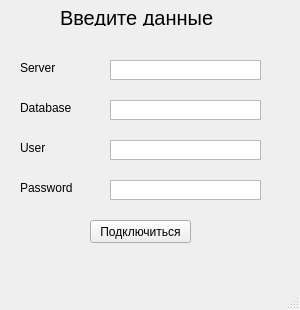
<?xml version="1.0" encoding="UTF-8"?>
<ui version="4.0">
 <class>database_window</class>
 <widget class="QMainWindow" name="database_window">
  <property name="geometry">
   <rect>
    <x>0</x>
    <y>0</y>
    <width>300</width>
    <height>310</height>
   </rect>
  </property>
  <property name="windowTitle">
   <string>MainWindow</string>
  </property>
  <widget class="QWidget" name="centralwidget">
   <widget class="QLabel" name="label_5">
    <property name="geometry">
     <rect>
      <x>60</x>
      <y>10</y>
      <width>161</width>
      <height>16</height>
     </rect>
    </property>
    <property name="font">
     <font>
      <pointsize>15</pointsize>
     </font>
    </property>
    <property name="text">
     <string>Введите данные</string>
    </property>
   </widget>
   <widget class="QPlainTextEdit" name="User">
    <property name="geometry">
     <rect>
      <x>110</x>
      <y>140</y>
      <width>151</width>
      <height>20</height>
     </rect>
    </property>
    <property name="font">
     <font>
      <pointsize>10</pointsize>
     </font>
    </property>
    <property name="verticalScrollBarPolicy">
     <enum>Qt::ScrollBarPolicy::ScrollBarAlwaysOff</enum>
    </property>
   </widget>
   <widget class="QPushButton" name="pushButton">
    <property name="geometry">
     <rect>
      <x>90</x>
      <y>220</y>
      <width>101</width>
      <height>23</height>
     </rect>
    </property>
    <property name="text">
     <string>Подключиться</string>
    </property>
   </widget>
   <widget class="QPlainTextEdit" name="Name">
    <property name="geometry">
     <rect>
      <x>110</x>
      <y>100</y>
      <width>151</width>
      <height>20</height>
     </rect>
    </property>
    <property name="font">
     <font>
      <pointsize>10</pointsize>
     </font>
    </property>
    <property name="verticalScrollBarPolicy">
     <enum>Qt::ScrollBarPolicy::ScrollBarAlwaysOff</enum>
    </property>
   </widget>
   <widget class="QLabel" name="label_3">
    <property name="geometry">
     <rect>
      <x>20</x>
      <y>140</y>
      <width>56</width>
      <height>15</height>
     </rect>
    </property>
    <property name="text">
     <string>User</string>
    </property>
   </widget>
   <widget class="QPlainTextEdit" name="Server">
    <property name="geometry">
     <rect>
      <x>110</x>
      <y>60</y>
      <width>151</width>
      <height>20</height>
     </rect>
    </property>
    <property name="font">
     <font>
      <pointsize>10</pointsize>
     </font>
    </property>
    <property name="verticalScrollBarPolicy">
     <enum>Qt::ScrollBarPolicy::ScrollBarAlwaysOff</enum>
    </property>
   </widget>
   <widget class="QLabel" name="label_4">
    <property name="geometry">
     <rect>
      <x>20</x>
      <y>180</y>
      <width>61</width>
      <height>16</height>
     </rect>
    </property>
    <property name="text">
     <string>Password</string>
    </property>
   </widget>
   <widget class="QLabel" name="label_2">
    <property name="geometry">
     <rect>
      <x>20</x>
      <y>100</y>
      <width>56</width>
      <height>15</height>
     </rect>
    </property>
    <property name="text">
     <string>Database</string>
    </property>
   </widget>
   <widget class="QLabel" name="label">
    <property name="geometry">
     <rect>
      <x>20</x>
      <y>60</y>
      <width>56</width>
      <height>15</height>
     </rect>
    </property>
    <property name="text">
     <string>Server</string>
    </property>
   </widget>
   <widget class="QPlainTextEdit" name="Password">
    <property name="geometry">
     <rect>
      <x>110</x>
      <y>180</y>
      <width>151</width>
      <height>20</height>
     </rect>
    </property>
    <property name="font">
     <font>
      <pointsize>10</pointsize>
     </font>
    </property>
    <property name="verticalScrollBarPolicy">
     <enum>Qt::ScrollBarPolicy::ScrollBarAlwaysOff</enum>
    </property>
   </widget>
  </widget>
  <widget class="QMenuBar" name="menubar">
   <property name="geometry">
    <rect>
     <x>0</x>
     <y>0</y>
     <width>300</width>
     <height>20</height>
    </rect>
   </property>
  </widget>
  <widget class="QStatusBar" name="statusbar"/>
 </widget>
 <resources/>
 <connections/>
</ui>
